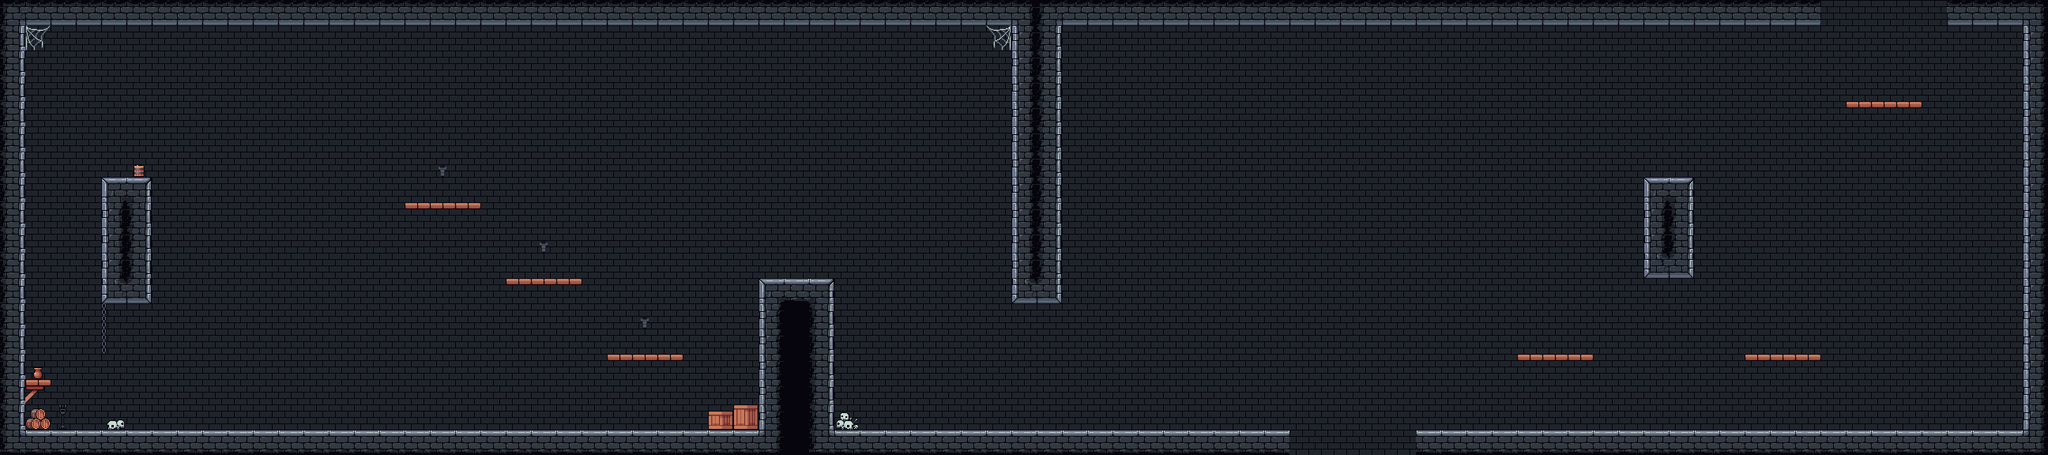

Below is a game level as drawn by its tile map, then a one-line description and the .tmx that defines it (tile-layer data replaced by summaries):
An orthogonal 81x18 tile map with 32x32 px tiles, 4 tile layers (Background_Wall, Decor_Back, Decor_Front, Ground) and 25 objects (7x OneWay, 3x Enemy, 2x LevelExit, Spawn, SpawnUp, ...).

<map version="1.10" tiledversion="1.12.1" orientation="orthogonal" renderorder="right-up" width="81" height="18" tilewidth="32" tileheight="32" infinite="0" nextlayerid="9" nextobjectid="72">
 <tileset firstgid="1" name="CastleTiles" tilewidth="32" tileheight="32" tilecount="56" columns="8">
  <image source="tiles/CastleTiles.png" width="256" height="224" />
 </tileset>
 <layer id="4" name="Background_Wall" width="81" height="18">
  <data>[1458 cells, 1458 non-empty, 1 distinct tile ids]</data>
 </layer>
 <layer id="5" name="Decor_Back" width="81" height="18">
  <data>[1458 cells, 13 non-empty, 10 distinct tile ids]</data>
 </layer>
 <layer id="6" name="Decor_Front" width="81" height="18">
  <data>[1458 cells, 3 non-empty, 2 distinct tile ids]</data>
 </layer>
 <layer id="1" name="Ground" width="81" height="18">
  <data>[1458 cells, 260 non-empty, 16 distinct tile ids]</data>
 </layer>
 <objectgroup id="8" name="Enemies">
  <object id="69" name="Skeleton" type="Enemy" x="1313.33" y="485.333">
   <point />
  </object>
  <object id="70" name="Skeleton" type="Enemy" x="2424" y="499.333">
   <point />
  </object>
  <object id="71" name="Skeleton" type="Enemy" x="815.334" y="376.667">
   <point />
  </object>
 </objectgroup>
 <objectgroup id="3" name="Collision">
  <object id="43" x="128" y="225" width="63" height="158" />
  <object id="44" name="Platform" type="OneWay" x="512" y="256.25" width="96.25" height="8.75" />
  <object id="45" name="Platform" type="OneWay" x="640" y="352.5" width="96" height="8.5" />
  <object id="46" name="Platform" type="OneWay" x="767.75" y="448.25" width="96.5" height="8.5" />
  <object id="47" x="2464" y="0" width="128" height="32" />
  <object id="48" x="0" y="0" width="2304" height="32" />
  <object id="49" x="2080" y="224" width="64" height="128" />
  <object id="50" name="Platform" type="OneWay" x="1920" y="447.88" width="96.25" height="8.875" />
  <object id="51" name="Platform" type="OneWay" x="2208.25" y="448.13" width="95.5" height="8.75" />
  <object id="52" name="Platform" type="OneWay" x="2336.25" y="128" width="95.875" height="9.125" />
  <object id="53" name="Spawn" x="367.333" y="525.33">
   <point />
  </object>
  <object id="54" x="0" y="0" width="32" height="576" />
  <object id="55" x="0" y="544" width="1632" height="32" />
  <object id="56" x="960" y="352" width="96" height="224" />
  <object id="57" x="1280" y="0" width="64" height="384" />
  <object id="58" x="1792" y="544" width="800" height="32" />
  <object id="59" x="2560" y="0" width="32" height="576" />
  <object id="61" name="Platform" type="OneWay" x="32" y="480" width="32" height="8.75" />
  <object id="64" name="ExitDown" type="LevelExit" x="1601.5" y="570" width="223" height="52">
   <properties>
    <property name="TargetLevel" value="level2" />
   </properties>
  </object>
  <object id="65" name="ExitUp" type="LevelExit" x="2272.5" y="-49" width="223" height="55">
   <properties>
    <property name="TargetLevel" value="level3" />
   </properties>
  </object>
  <object id="66" name="SpawnUp" x="2382.86" y="36.1389">
   <point />
  </object>
  <object id="67" name="SpawnDown" x="1925.89" y="521.902">
   <point />
  </object>
 </objectgroup>
</map>
